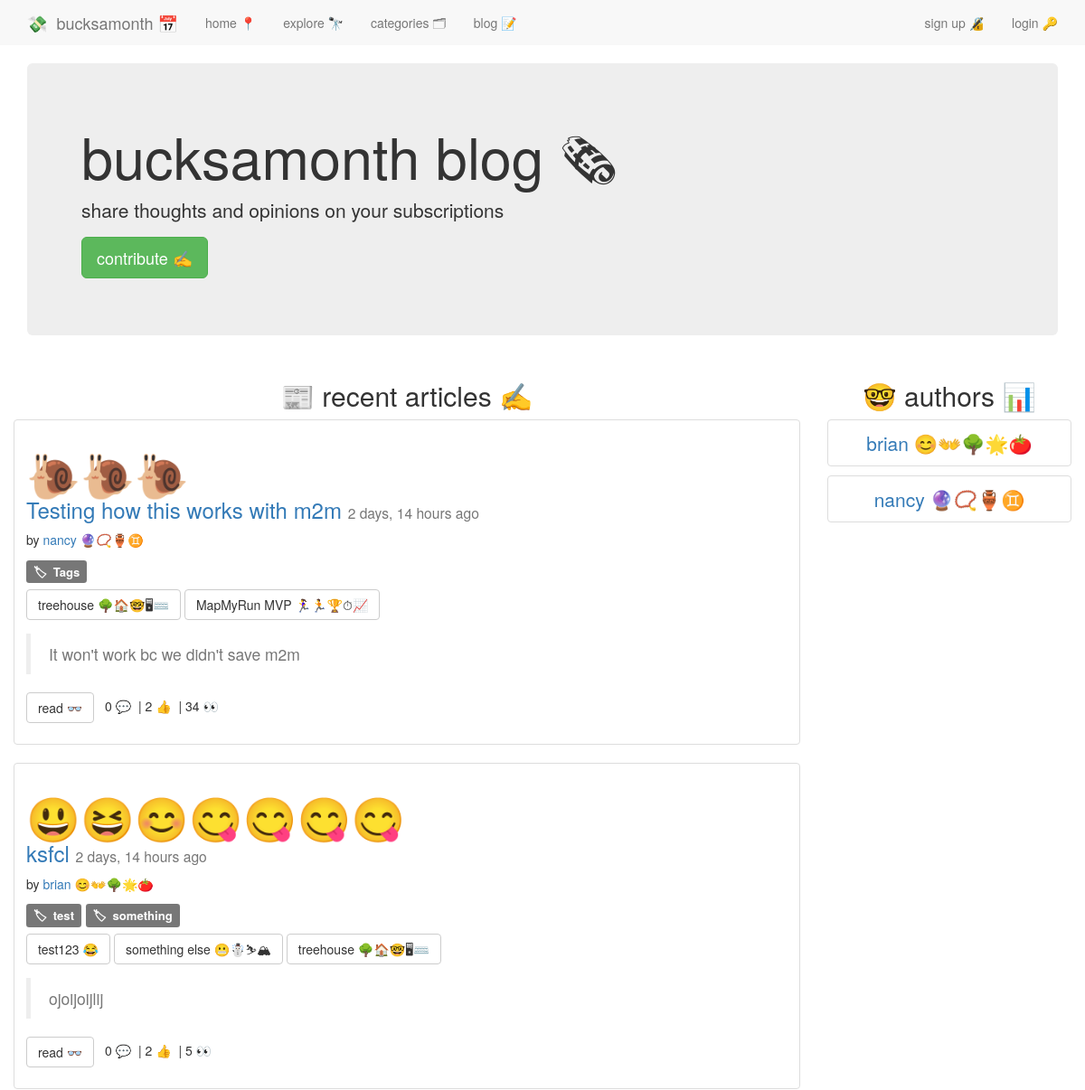
The page /blog/ (upper part) on the database as committed earlier.
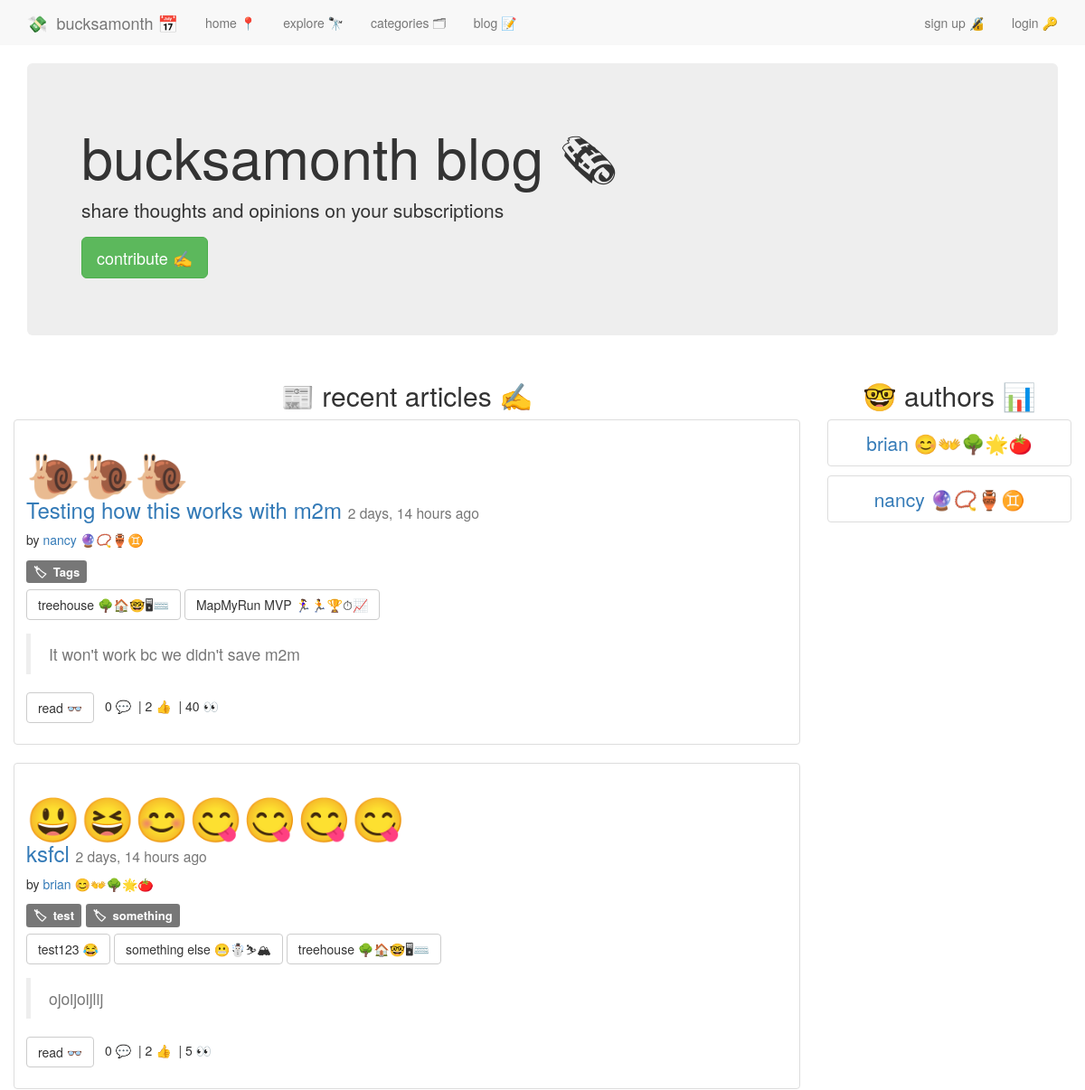
The same page on the database as committed later.
### blog/models.py (models this page shows, shortened)
class Post(models.Model):
    user               = models.ForeignKey(settings.AUTH_USER_MODEL)
    approved           = models.BooleanField(default=False, blank=True)
    title              = models.CharField(max_length=100)
    emoji              = models.CharField(max_length=50, blank=True)
    slug               = models.SlugField(unique=True)
    views              = models.PositiveIntegerField(default=0)
    services           = models.ManyToManyField(Service, blank=True, related_name="post_service")
    tags               = TaggableManager()
    likes              = models.ManyToManyField(settings.AUTH_USER_MODEL, blank=True, related_name='post_likes')
    content            = models.TextField()
    draft              = models.BooleanField(default=False)
    publish            = models.DateField(auto_now=False, auto_now_add=False)
    updated            = models.DateTimeField(auto_now=True, auto_now_add=False)
    timestamp          = models.DateTimeField(auto_now=False, auto_now_add=True)
    class Meta:
        ordering = ['-timestamp', '-updated']
    @property
    def comments(self):
        instance = self
        qs = Comment.objects.filter_by_instance(instance)
        return qs
    def get_absolute_url(self):
        return reverse("blog:detail", kwargs={"slug":self.slug})

### accounts/models.py (models this page shows, shortened)
class UserProfile(models.Model):
	user = models.OneToOneField(User)
	description = models.CharField(max_length=100, default='')
	twitter = models.CharField(max_length=100, default='')
	emoji = models.CharField(max_length=10, default='')
	setup = models.BooleanField(default=False)
	uid = models.CharField(default=uuid.uuid4, max_length=40)
	email_valid = models.BooleanField(default=False)
	followers = models.ManyToManyField('self')

### blog/views.py (the view)
def index(request):
    queryset_list = Post.objects.all()
    authors = list(set([post.user for post in queryset_list]))
    context = {
        'object_list':queryset_list,
        'authors':authors,
    }
    return render(request, 'blog/index.html', context)

### comments/models.py (called while the page is built)
	def filter_by_instance(self, instance):
		content_type = ContentType.objects.get_for_model(instance.__class__)
		obj_id = instance.id
		qs = super(CommentManager, self).filter(content_type=content_type, object_id=obj_id)
		return qs

### services/models.py (called while the page is built)
	def __str__(self):
		return str(self.service_name)

	def get_absolute_url(self):
		return "/services/%s/" % self.service_slug

### blog/templates/blog/index.html (shortened to what this page needs)
{% extends 'base.html' %}
{% block content %}
{% include 'nav.html' %}
<div class="row">
  <div class="col-md-12">
<div class="jumbotron">
  <h1>bucksamonth blog 🗞</h1>
  <p>share thoughts and opinions on your subscriptions</p>
  <p>
    <a class="btn btn-lg btn-success" href="{% url 'blog:create' %}" role="button">contribute ✍️</a>
  </p>
</div>
</div>
<div class="row">
<div class="col-md-9">
  <h2 style="text-align:center;">📰 recent articles ✍️</h2>
{% for object in object_list %}
<div class="thumbnail">
  <div class="caption post-detail-item">
    <h3><a class="link-fancy" href="{{ object.get_absolute_url }}"><span class="link-fancy" style="font-size:2em">{{ object.emoji }}</span></a><br/><a href="{{ object.get_absolute_url }}">{{ object.title }}</a> <small>{{ object.timestamp | timesince }} ago</small></h3>
    <p>by <a style="text-decoration:none;" href="{% url 'blog:author_view' username=object.user.username %}">{{ object.user.username }} {{ object.user.userprofile.emoji }}</a></p>
    <p><span style="font-size:1.25em; word-wrap:break-word;">{% for tag in object.tags.all %}<a class="label label-default" href="{% url 'blog:tag_view' slug=tag %}">🏷&nbsp;&nbsp;{{ tag }}</a>&nbsp;{% endfor %}</span></p>
    {% if object.services.all.count > 0 %}
    <p><span class="button-wrapper">{% for service in object.services.all %}<a class="btn btn-default" href="{{ service.get_absolute_url }}">{{ service }} {{ service.emoji }}</a> {% endfor %}</span></p>
    {% endif %}
    <blockquote class="text-muted">{{ object.content | safe }}</blockquote>
    <p><a href="{{ object.get_absolute_url }}" class="btn btn-default" role="button">read 👓</a> {{ object.comments.count }} 💬&nbsp;&nbsp;| {{ object.likes.count }} 👍&nbsp;&nbsp;| {{ object.views }} 👀
  </div>
</div>
{% endfor %}
</div>
<div  style="text-align:center;" class="col-md-3">
  <h2>🤓 authors 📊</h2>
  <ul class="list-group">
    {% for author in authors %}
      <a style="font-size:1.5em" href="{% url 'blog:author_view' username=author %}">
        <li class="list-group-item">
        {{ author }} {{ author.userprofile.emoji }}
      </li>
      </a></p>
    {% endfor %}
  </ul>
</div>
</div>
{% endblock %}

Rows that differ between the two databases and show on the page:
changed Post "Testing how this works with m2m": views "34" → "40"
